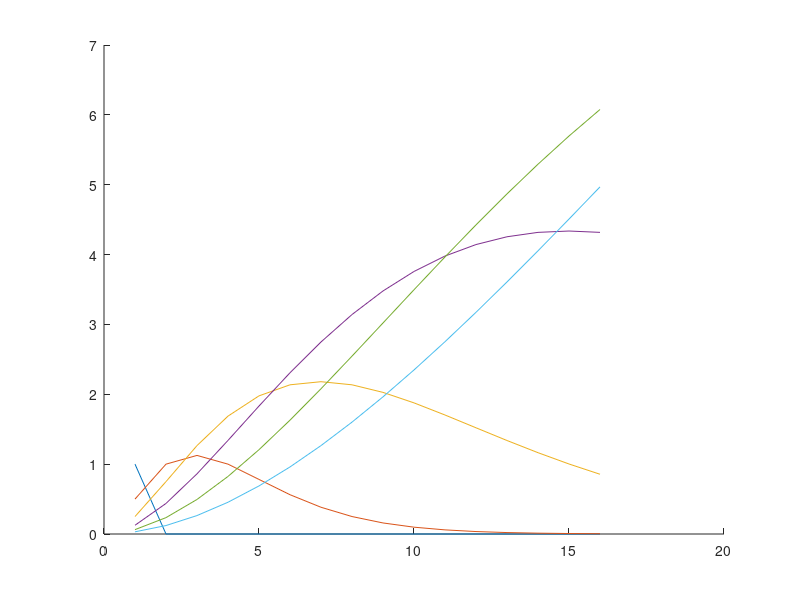

Write MATLAB code to recreate this figure.
Q=0:5;
N=1:16;

[QQ, NN] = meshgrid(Q, N);
pp = 1./(2.^QQ);

pp2 = NN.*pp.*(1-pp).^(NN-1); %  (2.^qq-1).^(nn-1)./(2.^(qq.*nn));

figure; hold on
for m=1:length(Q)
    plot(NN(:,m), pp2(:,m).*NN(:,m));
end
% mesh(qq, nn, p);

% x2_s = [0 0 0 0 0 0 0 0   0 0 0 0 0 0 0 0  0 0 0 0 1 0 0];
% gs =   [1 0 0 1 0 0 0 1];
% [x1_zs, x1_zs_r] = gfdeconv(x2_s, gs, p)


% syms z;
% p = 2;
% x1_s = [0 0 0 0 0 0 0  0 0 1 0 0 1 0 1];
% x2 =   [0 0 0 0 0 0 0  1 1 1 1 1 1 1 1];
% gs = [1 0 0 1 0 0 0 1];
% [x1_zi, x1_zi_r] = gfdeconv(x1_s, gs, p);
% [x1_zs, x1_zs_r] = gfdeconv(x2, gs, p);
% 
% x1_zi
% x1_zi_r
% 
% x1_zs
% x1_zs_r

% x1_zi_z = sum (x1_zi.*z.^[-7:7])
% x1_zs_z = sum (x1_zs.*z.^[-7:7])